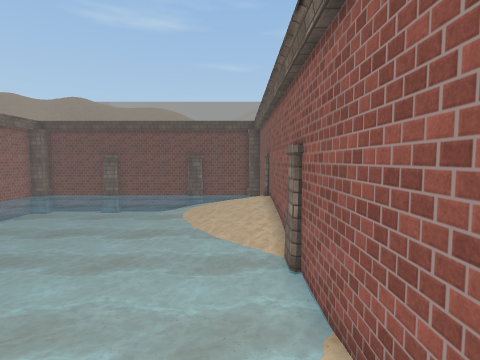
View 1 (above)

13 first-person views from a walk through a Unity game level. The camera is 1.5 m above the floor, tilts 4° down and sees 80° across. The floor is counted in squares, 1 m on a side. Each view is taken from the middle of a square. On the plan, view 1 faces up. The plan holds only what a view shows up to about 14 squares ahead; the rest is blank. The place goes on beyond the plan. The player character is not drawn. Some animated figures are left out. Some surface patterns are stand-ins.

View 2
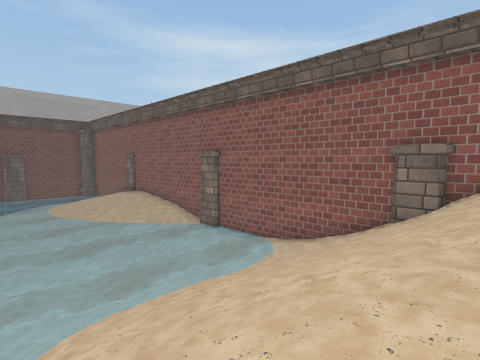

View 3
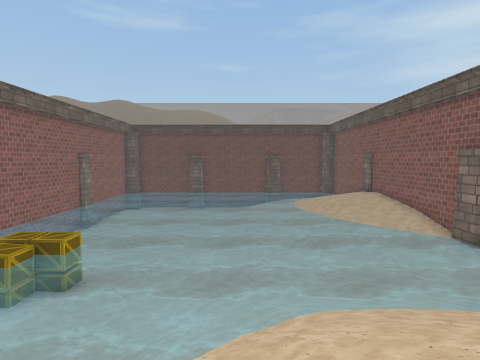

View 4
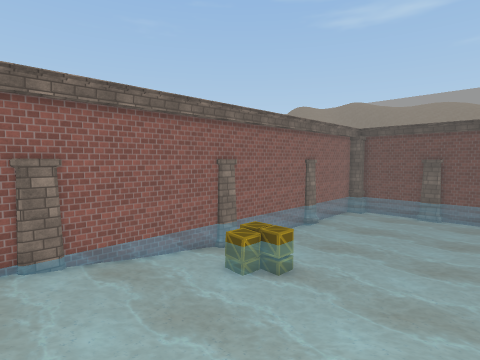

View 5
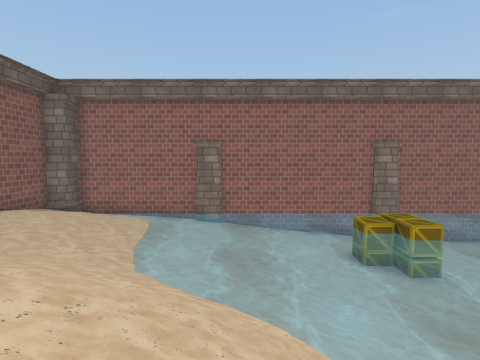

View 6
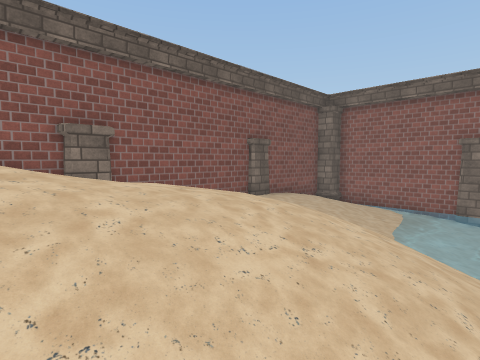

View 7
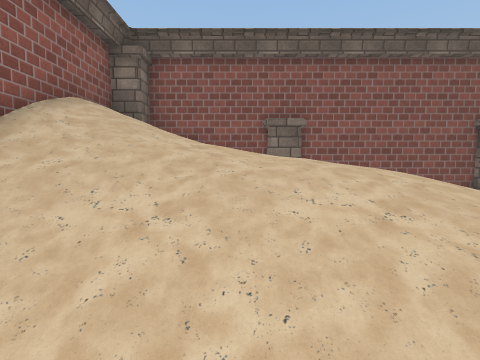

View 8
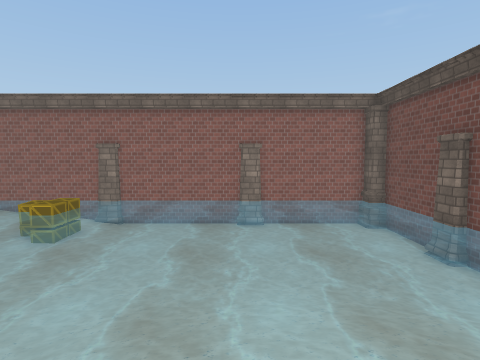

View 9
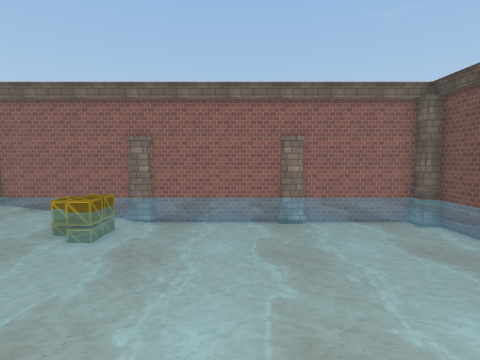

View 10
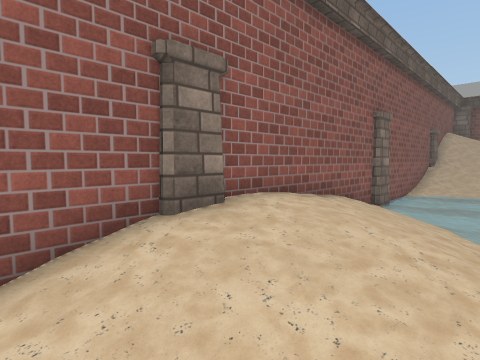

View 11
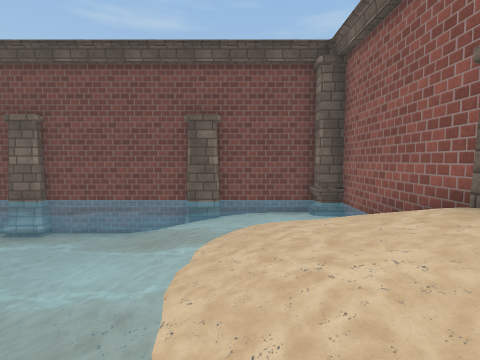

View 12
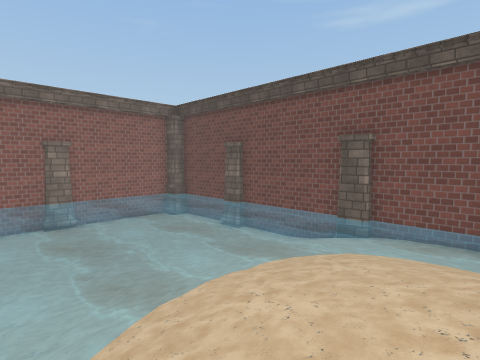

View 13
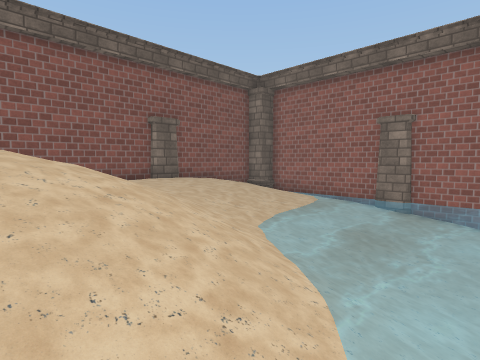

### Floor plan
Key: @ floor where view 1 was taken; # wall or solid block; . main floor; : floor 0.25 m higher than the main floor; - floor 0.25 m lower than the main floor; _ floor 0.5 m lower than the main floor; < floor 0.75 m lower than the main floor; + floor 1 m higher than the main floor; * floor 1.25 m higher than the main floor; % floor 2.25 m higher than the main floor; / step, stairs or slope; = window, fence, low wall or low ledge; ~ water the walk can cross; ≈ water the walk keeps out of; O other object.
Columns run from 15 left of view 1 to 2 right of it. Each row starts with its distance up from view 1.
 21 ≈≈≈≈≈≈≈≈≈≈≈≈≈####
 20 ≈≈≈≈≈≈≈≈≈≈≈≈≈~~~~
 19 ≈≈≈≈≈≈≈≈≈≈≈≈~~~~~
 18 ≈≈≈≈≈≈≈≈≈≈≈≈~~~~~#
 17 ≈≈≈≈≈≈≈≈≈≈≈≈~~_/_#
 16 ≈≈≈≈≈≈≈≈≈≈≈~~/--.#
 15 ≈≈≈≈≈≈≈≈≈≈≈ ~_-.##
 14 ≈≈≈≈≈≈≈≈≈≈≈~~_..##
 13 ≈≈≈≈≈≈≈≈≈≈≈≈~/..:#
 12 ≈≈≈≈≈≈≈≈≈≈≈≈~//..#
 11 ≈≈≈≈≈≈≈≈≈≈≈≈~~//.#
 10 ≈≈≈≈≈≈≈≈≈≈≈≈≈~_//#
  9 ≈≈≈≈≈≈≈≈≈≈≈≈≈ ~_/#
  8 ≈≈≈≈≈≈≈≈≈≈≈≈≈≈~~_#
  7 ≈≈OOO≈≈≈≈≈≈≈≈≈ ~≈#
  6 ≈≈OOO≈≈≈≈≈≈≈≈≈≈~~
  5 ≈≈OO≈≈≈≈≈≈≈≈≈≈~~~
  4 ≈≈≈≈≈≈≈≈≈≈ ~~~~~~#
  3 ≈≈≈≈≈≈≈≈≈~~~~~~~/#
  2 ≈≈≈≈≈≈≈≈~////////#
  1 ≈≈≈≈≈≈≈~/////////#
  0 #~~~≈~~~///////@=#
 -1 #~~~~~~/////////##
 -2 #~~<_//////++*///#
 -3 #___--///  +**///#
 -4 #_--....      //%#
 -5 #_-.....        %#
 -6 ##...##:   ##   ##
 -7  ################

Where each view was taken, in squares from view 1:
view 1: 0 up, 0 right, facing up
view 2: 2 down, 6 left, facing up-right
view 3: 2 down, 6 left, facing up
view 4: 2 down, 5 left, facing up-left
view 5: 1 up, 3 left, facing left
view 6: 1 up, 1 left, facing down-left
view 7: 2 up, 2 left, facing down
view 8: 14 up, 0 right, facing left
view 9: 12 up, 1 left, facing left
view 10: 17 up, 2 left, facing down-right
view 11: 11 up, 2 left, facing up
view 12: 11 up, 1 right, facing up-left
view 13: 3 up, 4 left, facing down-left
